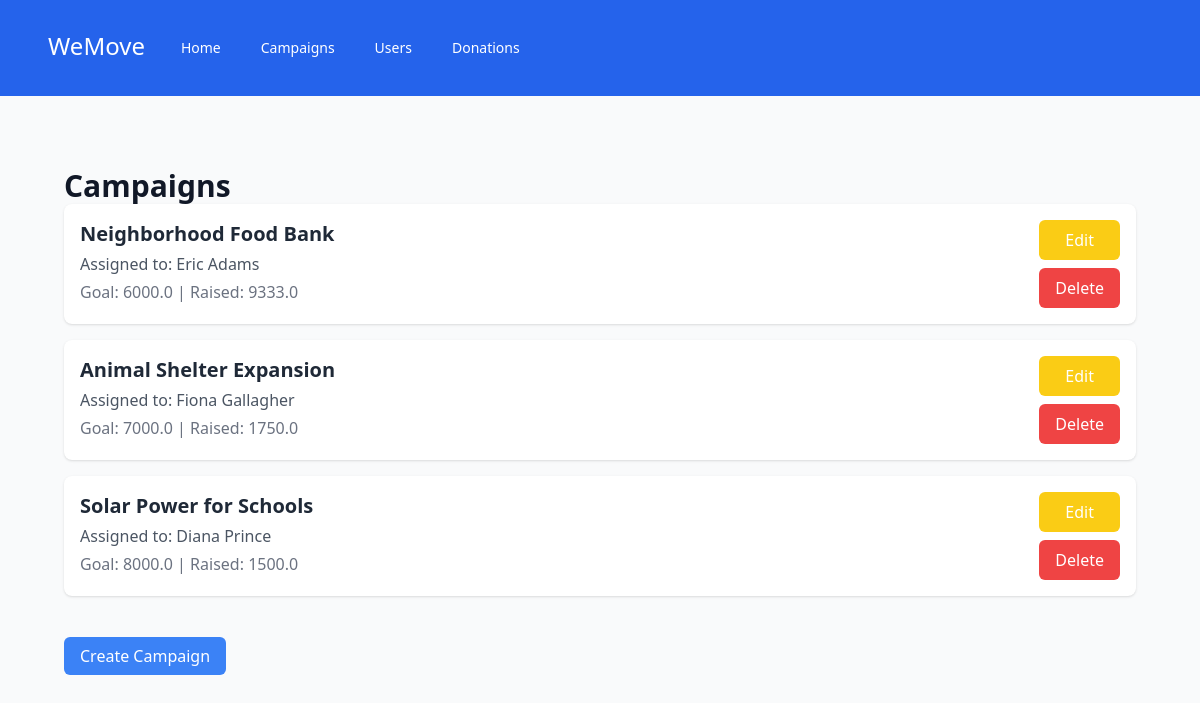
Page /campaigns/ on the earlier database version.
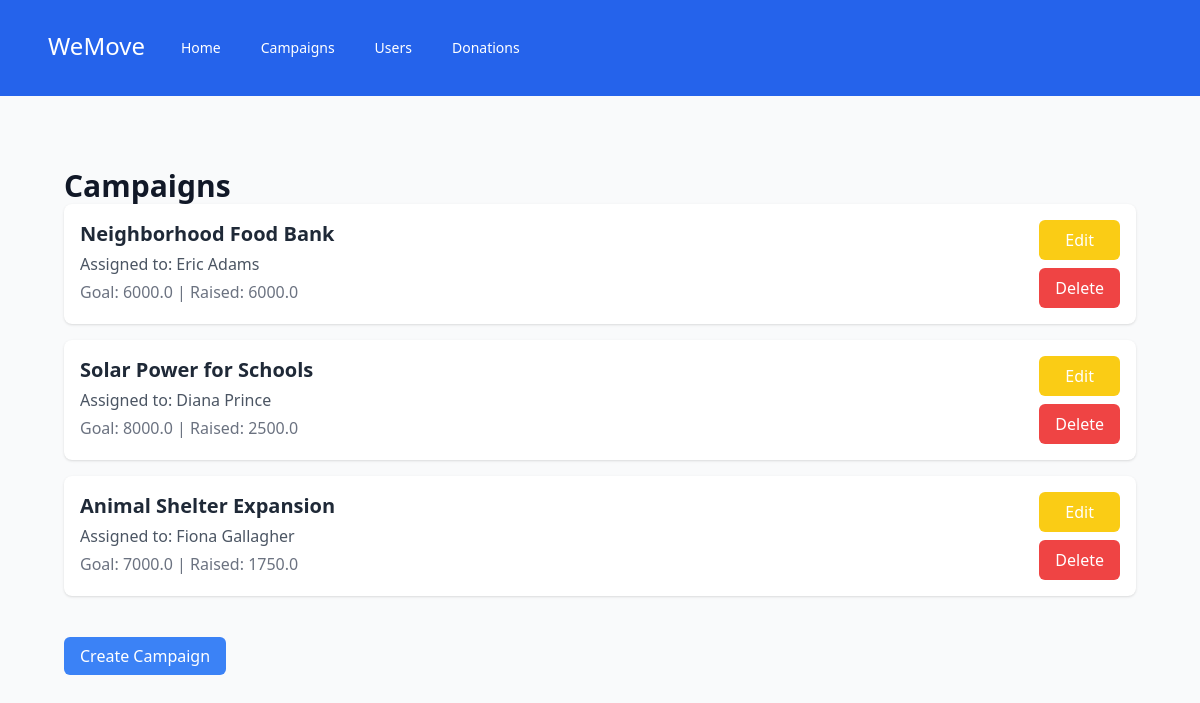
Same page on the later database version.
### tables this page shows
CREATE TABLE campaigns (
    id INTEGER PRIMARY KEY AUTOINCREMENT,
    user_id INTEGER NOT NULL,
    title TEXT NOT NULL,
    description TEXT,
    goal_amount REAL,
    current_amount REAL DEFAULT 0,
    is_active INTEGER DEFAULT 1,
    created_at TEXT DEFAULT CURRENT_TIMESTAMP,
    FOREIGN KEY (user_id) REFERENCES users(id) ON DELETE CASCADE
);

### app/campaigns/__init__.py (the view)
@bp.route('/', endpoint='campaign_list')
def list_campaigns():
    db = get_db()
    results = db.execute(campaigns.GET_ALL_CAMPAIGNS).fetchall()
    return render_template('campaigns/list.html', campaigns=results)

### app/database/db.py (called while the page is built)
def get_db():
    if 'db' not in g:
        g.db = sqlite3.connect(
            current_app.config['DATABASE'],
            detect_types=sqlite3.PARSE_DECLTYPES
        )
        g.db.row_factory = sqlite3.Row
    return g.db

### app/templates/campaigns/list.html (shortened to what this page needs)
{% extends "base.html" %}
{% block body %}
<div class="max-w-7xl mx-auto py-6 sm:px-6 lg:px-8">
    <h1 class="text-3xl font-semibold text-gray-900">Campaigns</h1>
    <ul class="space-y-4">
        {% for campaign in campaigns %}
          <li class="bg-white shadow rounded-lg p-4 flex justify-between items-start">
              <div class="space-y-1">
                  <h2 class="text-xl font-bold text-gray-800">
                      <a href="{{ url_for('campaigns.campaign_detail', campaign_id=campaign['id']) }}">
                          {{ campaign['title'] }}
                      </a>
                  </h2>
                  <p class="text-gray-600">Assigned to: {{ campaign['name'] }}</p>
                  <p class="text-gray-500">Goal: {{ campaign['goal_amount'] }} | Raised: {{ campaign['total_amount'] }}</p>
              </div>
              <div class="flex flex-col space-y-2 ml-4">
                  <a href="{{ url_for('campaigns.campaign_edit', campaign_id=campaign['id']) }}"
                    class="bg-yellow-400 hover:bg-yellow-500 text-white px-4 py-2 rounded-md text-center">
                      Edit
                  </a>
                  <form method="POST"
                        action="{{ url_for('campaigns.campaign_delete', campaign_id=campaign['id']) }}"
                        onsubmit="return confirm('Are you sure you want to delete this campaign?');">
                      <button type="submit"
                              class="bg-red-500 hover:bg-red-600 text-white px-4 py-2 rounded-md w-full">
                          Delete
                      </button>
                  </form>
              </div>
          </li>
        {% endfor %}
    </ul>
</div>
<div class="max-w-7xl mx-auto py-6 sm:px-6 lg:px-8">
    <a href="{{ url_for('campaigns.campaign_create') }}" class="bg-blue-500 text-white px-4 py-2 rounded-md">Create Campaign</a>
</div>
{% endblock %}

### app/templates/base.html (shortened to what this page needs)
<!DOCTYPE html>
<html lang="en">
<head>
    <script src="https://cdn.tailwindcss.com"></script>
</head>
<body class="bg-gray-50 text-gray-900 font-sans">
    {% include "./components/_navbar.html" %}
    <div class="py-12">
        <div class="max-w-7xl mx-auto sm:px-6 lg:px-8">
            {% block body %}
            {% endblock %}
        </div>
    </div>
</body>
</html>

### app/templates/components/_navbar.html (shortened to what this page needs)
<nav class="bg-blue-600 p-4">
        <div class="max-w-7xl mx-auto px-2 sm:px-6 lg:px-8">
            <div class="relative flex items-center justify-between h-16">
                <div class="flex-1 flex items-center justify-center sm:items-stretch sm:justify-start">
                    <div class="flex-shrink-0 text-white text-2xl">WeMove</div>
                    <div class="hidden sm:block sm:ml-6">
                        <div class="flex space-x-4">
                            <a href="/" class="text-white hover:bg-blue-700 px-3 py-2 rounded-md text-sm font-medium">Home</a>
                            <a href="/campaigns" class="text-white hover:bg-blue-700 px-3 py-2 rounded-md text-sm font-medium">Campaigns</a>
                            <a href="/users" class="text-white hover:bg-blue-700 px-3 py-2 rounded-md text-sm font-medium">Users</a>
                            <a href="/donations" class="text-white hover:bg-blue-700 px-3 py-2 rounded-md text-sm font-medium">Donations</a>
                        </div>
                    </div>
                </div>
            </div>
        </div>
    </nav>

Differences in the rows shown:
changed campaigns "Neighborhood Food Bank": total_amount "9333.0" → "6000.0"
changed campaigns "Solar Power for Schools": total_amount "1500.0" → "2500.0"; moves up the list
